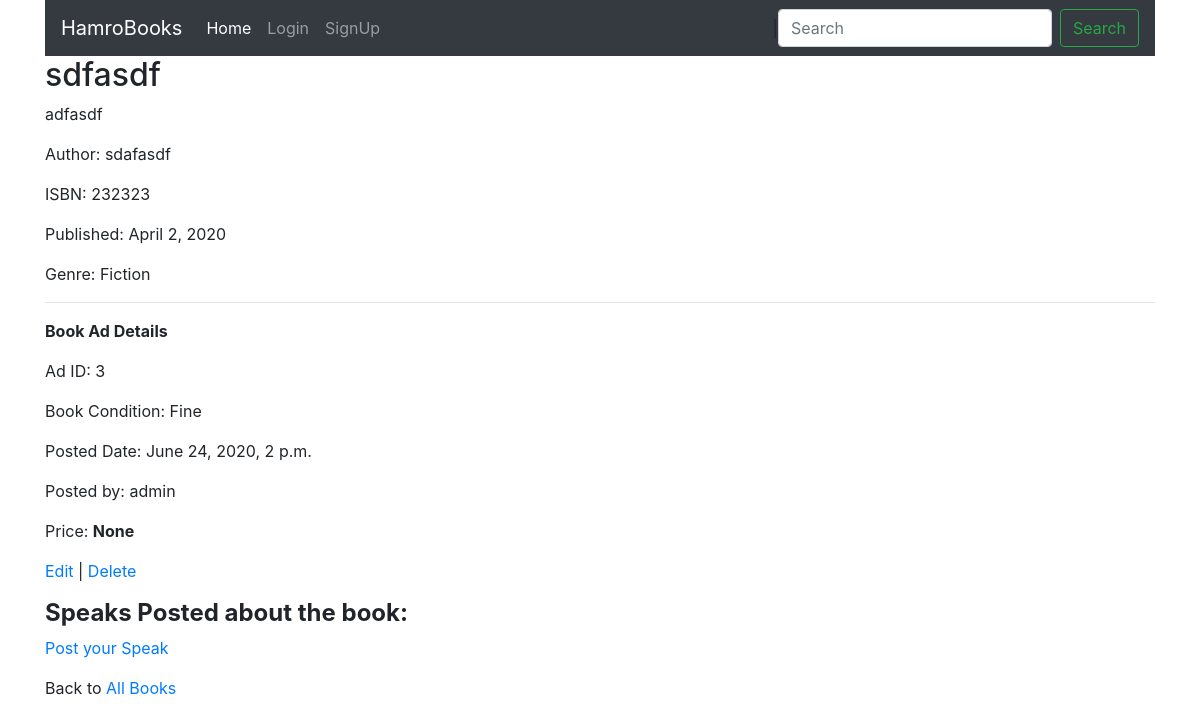
Page /books/3/ on the committed database.
### store/models.py (models this page shows, shortened)
class Book(models.Model):
    name = models.CharField(max_length=250)
    author = models.CharField(max_length=250)
    isbn = models.PositiveIntegerField(
        null=True, blank=True, validators=[MaxValueValidator(9999999999)]
    )
    description = models.TextField(null=True)
    published = models.DateField(auto_now_add=False)
    image = models.ImageField(upload_to="books")
    genre = models.CharField(max_length=50, choices=BOOK_CHOICES, default="None")
    book_condition = models.CharField(
        max_length=50, choices=BOOK_CONDITION, default="Used"
    )
    posted = models.ForeignKey(get_user_model(), on_delete=models.CASCADE)
    date = models.DateTimeField(auto_now_add=True)
    price = models.PositiveIntegerField(null=True, blank=True)

### users/models.py (models this page shows, shortened)
class CustomUser(AbstractUser):
  phone=models.PositiveIntegerField(null=True,blank=True)
  mobile_no=models.PositiveIntegerField(null=True,blank=False)
  address_1=models.CharField(max_length=50)
  address_2=models.CharField(max_length=50)
  address_3=models.CharField(max_length=50)

### store/views.py (the view)
# urls.py: path("<int:pk>/", BookDetailView.as_view(), name="book_detail"),
class BookDetailView(DetailView):
    model = Book
    template_name = "book_detail.html"

### templates/book_detail.html (shortened to what this page needs)
{% extends 'base.html' %} {% block content %}
<div class="article-entry">
  <h2>{{object.name}}</h2>
  <p>{{book.description}}</p>
  <p>Author: {{book.author}}</p>
  <p>ISBN: {{book.isbn}}</p>
  <p>Published: {{book.published}}</p>
  <p>Genre: {{book.genre}}</p>
  <hr />
  <p style="font-weight: bold;">Book Ad Details</p>
  <p>Ad ID: {{book.pk}}</p>
  <p>Book Condition: {{book.book_condition}}</p>
  <p>Posted Date: {{book.date}}</p>
  <p>Posted by: {{book.posted}}</p>
  <p>Price: <span style="font-weight: bold;">{{book.price}}</span></p>
</div>
<p>
  <a href="{% url 'book_edit' book.pk %}">Edit</a> |
  <a href="{% url 'book_delete' book.pk %}">Delete</a>
</p>
<div>
  <h4 style="font-weight: bold;">Speaks Posted about the book:</h4>
</div>
<p><a href="{% url 'speak_post' book.pk %}">Post your Speak</a></p>
<p>Back to <a href="{% url 'book_list' %}">All Books</a></p>
{% endblock content %}

### rows in the picture
Book: name "sdfasdf", description "adfasdf", author "sdafasdf", isbn "232323", published "April 2, 2020", genre "Fiction", pk "3", book_condition "Fine", date "June 24, 2020, 2 p.m.", posted "admin", price "None"
